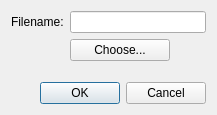
<?xml version="1.0" encoding="UTF-8"?>
<ui version="4.0">
 <class>Dialog</class>
 <widget class="QDialog" name="Dialog">
  <property name="geometry">
   <rect>
    <x>0</x>
    <y>0</y>
    <width>217</width>
    <height>115</height>
   </rect>
  </property>
  <property name="windowTitle">
   <string>annotator</string>
  </property>
  <layout class="QVBoxLayout" name="verticalLayout">
   <item>
    <layout class="QFormLayout" name="formLayout">
     <item row="0" column="0">
      <widget class="QLabel" name="label">
       <property name="text">
        <string>Filename:</string>
       </property>
      </widget>
     </item>
     <item row="0" column="1">
      <widget class="QLineEdit" name="filename"/>
     </item>
     <item row="1" column="1">
      <widget class="QPushButton" name="chooseButton">
       <property name="maximumSize">
        <size>
         <width>100</width>
         <height>16777215</height>
        </size>
       </property>
       <property name="text">
        <string>Choose...</string>
       </property>
      </widget>
     </item>
    </layout>
   </item>
   <item>
    <widget class="QDialogButtonBox" name="buttonBox">
     <property name="orientation">
      <enum>Qt::Horizontal</enum>
     </property>
     <property name="standardButtons">
      <set>QDialogButtonBox::Cancel|QDialogButtonBox::Ok</set>
     </property>
    </widget>
   </item>
  </layout>
 </widget>
 <resources/>
 <connections>
  <connection>
   <sender>buttonBox</sender>
   <signal>accepted()</signal>
   <receiver>Dialog</receiver>
   <slot>accept()</slot>
   <hints>
    <hint type="sourcelabel">
     <x>248</x>
     <y>254</y>
    </hint>
    <hint type="destinationlabel">
     <x>157</x>
     <y>274</y>
    </hint>
   </hints>
  </connection>
  <connection>
   <sender>buttonBox</sender>
   <signal>rejected()</signal>
   <receiver>Dialog</receiver>
   <slot>reject()</slot>
   <hints>
    <hint type="sourcelabel">
     <x>316</x>
     <y>260</y>
    </hint>
    <hint type="destinationlabel">
     <x>286</x>
     <y>274</y>
    </hint>
   </hints>
  </connection>
 </connections>
</ui>
